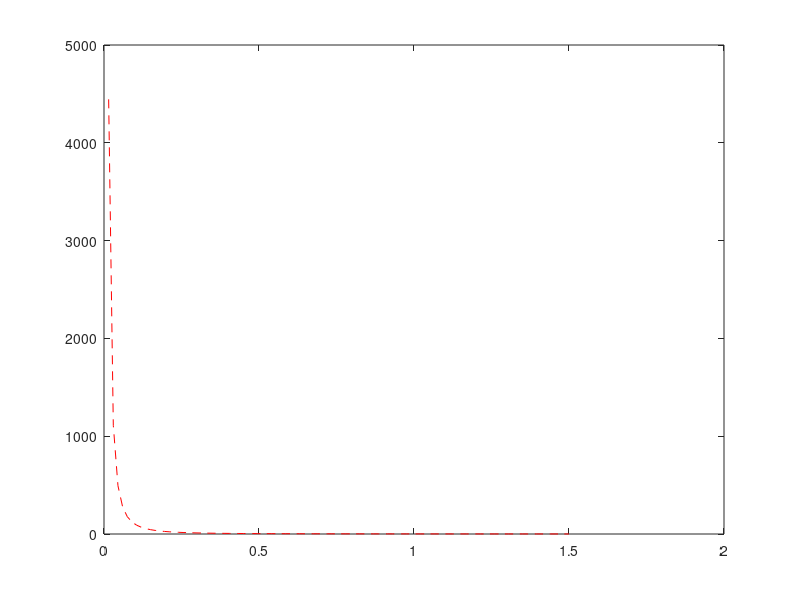

Recreate this plot in MATLAB. (Note: this script raises an error after producing the figure.)
%% Set up workspace
%close all;
%clear all;
%clc;

%% Initialise variables
a = 0.01;
b = 10;
r0 = [1,0,1];

r = 0.9;

t_range = [0,180];

x_max = 1.5; %x_max = 1000;
x_min = 0;

%%
x_range = [0,x_max];
p_range = [0,10];
v_range = [-0.3,0.3];

n = 5;

init = [linspace(x_range(1),x_range(2),n)', zeros(n,1), ones(n,1)*p_range(1);...
        ones(n,1)*x_range(2), zeros(n,1), linspace(p_range(1),p_range(2),n)';...
        linspace(x_range(2),x_range(1),n)', zeros(n,1), ones(n,1)*p_range(2)];
    
%init = [0.9,0,1];

%% Calculate trajectory
x = linspace(x_range(1),x_range(2),101);

figure;
plot(x,(1./(x.^2)),'r--')
hold on
for i = 1:size(init,1)
    [t,y] = InitialModel(a,b,r,init(i,:),[x_min,x_max],t_range);
    plot(y(1,:),y(3,:),'g-')
end
xlabel('Position'); ylabel('Pressure')
ylim(p_range); xlim(x_range)

%% 3D Init
x_values = linspace(x_range(1),x_range(2),2*n+1);
v_values = linspace(v_range(1),v_range(2),n);
p_values = linspace(p_range(1),p_range(2),n);

init = CreateInitialConditions(x_values,v_values,p_values);


%% Calculate trajectory
x = linspace(x_range(1),x_range(2),101);

figure;
plot3(x,zeros(size(x)),(1./(x.^2)),'r--')
hold on
for i = 1:size(init,1)
    [t,y] = InitialModel(a,b,r,init(i,:),[x_min,x_max],t_range);
    plot3(y(1,1),y(2,1),y(3,1),'go')
    plot3(y(1,:),y(2,:),y(3,:),'g-')
end
xlabel('Position'); ylabel('Velocity'); zlabel('Pressure')
xlim(x_range); ylim(v_range); zlim(p_range)

function [init] = CreateInitialConditions(x_vals,v_vals,p_vals)
    %init = [0.99, 0, 1];
    x = length(x_vals); v = length(v_vals); p = length(p_vals);
    init = zeros(v*p+x*v+2*x*p,3);
    
    % Bottom surface - p = 0
    [X,V] = meshgrid(x_vals,v_vals);
    init(1:x*v,:) = [X(:), V(:), p_vals(1)*ones(size(X(:)))];
    
    % Side surface 1 - v = -0.3
    [X,P] = meshgrid(x_vals,p_vals);
    init(x*v+1:x*v+x*p,:) = [X(:), v_vals(1)*ones(size(X(:))), P(:)];
    
    % Side surface 2 - v = 0.3
    init(x*v+x*p+1:x*v+2*x*p,:) = [X(:), v_vals(end)*ones(size(X(:))), P(:)];
    
    % Back surface - x = 1
    [V,P] = meshgrid(v_vals,p_vals);
    init(x*v+2*x*p+1:v*p+x*v+2*x*p,:) = [x_vals(end)*ones(size(V(:))), V(:), P(:)];
end